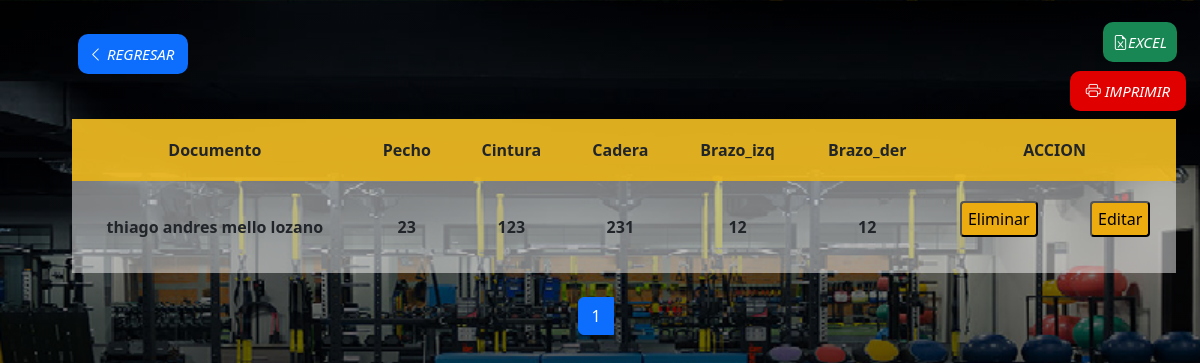
Page /vista/admin/tablas/tabla_medidas.php (signed in) on the committed database.
### tables this page shows
CREATE TABLE `medidas` (
  `id_medidas` int(11) NOT NULL,
  `doc_cliente` int(10) NOT NULL,
  `pecho` varchar(11) NOT NULL,
  `cintura` varchar(11) NOT NULL,
  `cadera` varchar(11) NOT NULL,
  `brazo_izq` varchar(11) NOT NULL,
  `brazo_der` varchar(11) NOT NULL,
  `fecha_regi` int(11) NOT NULL
);

CREATE TABLE `usuarios` (
  `documento` int(10) NOT NULL,
  `cod_barras` int(11) NOT NULL,
  `nom_completo` text DEFAULT NULL,
  `edad` int(2) DEFAULT NULL,
  `estatura` varchar(4) DEFAULT NULL,
  `fecha_nacimiento` date DEFAULT NULL,
  `tipo_usuario` int(11) DEFAULT NULL,
  `usuario` varchar(20) DEFAULT NULL,
  `contraseña` varchar(100) DEFAULT NULL,
  `telefono` bigint(10) DEFAULT NULL,
  `direccion` varchar(20) DEFAULT NULL,
  `correo` varchar(20) DEFAULT NULL,
  `estado` int(11) NOT NULL,
  `genero` int(2) DEFAULT NULL,
  `foto` varchar(200) NOT NULL
);

### vista/admin/tablas/tabla_medidas.php (the view, shortened to what this page needs)
<?php
$daba = new Database();
$conex = $daba->conectar();
$por_pagina = 5;
if(isset($_GET['pagina'])){
$pagina = $_GET['pagina'];
}
else
{
$pagina = 1;
}
$empieza = ($pagina - 1) * $por_pagina;
$sql1 = $conex->prepare("SELECT * FROM medidas INNER JOIN usuarios ON medidas.doc_cliente = usuarios.documento
ORDER BY id_medidas LIMIT $empieza, $por_pagina");
$sql1->execute();
$resultado1 = $sql1->fetchAll(PDO::FETCH_ASSOC);
?>
<?php
$sql = $conex->prepare("SELECT COUNT(*) FROM medidas  ORDER BY id_medidas");
$sql->execute();
$resul = $sql->fetchColumn();
$total_paginas = ceil($resul / $por_pagina);
if ($total_paginas == 0)
{
echo "<center>".'Lista Vacia'."</center>";
} else
echo "<center><a href='tabla_medidas.php?pagina=1'>" . "<i class='fa fa-arrow-left'></i>" . "</a>";
?>
<!DOCTYPE html>
<html lang="en">
<head>
    <link rel="stylesheet" href="../../../css/stiledi.css">
    <link rel="stylesheet" href=" https://cdn.jsdelivr.net/npm/bootstrap@5.3.0-alpha3/dist/css/bootstrap.min.css">
    <link rel="stylesheet" href="https://cdn.jsdelivr.net/npm/bootstrap-icons@1.10.4/font/bootstrap-icons.css">
    <link rel="stylesheet" href="https://cdn.jsdelivr.net/npm/bootstrap-icons@1.10.3/font/bootstrap-icons.css">
</head>
<body>
    <a class="btn btn success" href="../index.php" style="margin-left: -45%; margin-top:3%; position:absolute;">
    <i class="bi bi-chevron-left" style="padding:10px 14px 10px 10px; color:#fff; font-size:15px; background-color:#0d6efd; border-radius:10px;"> REGRESAR</i>
    </a>
    <br>
    <a class="btn btn success" style="margin-left: 90%; margin-top:0%;" href="../excel/excel_medidas.php">
    <i class="bi bi-file-earmark-excel" style="padding:10px 10px 10px 10px; border-radius:10px; color:#fff; font-size:15px; background-color:#198754;">EXCEL</i>
    </a>
    <br>
    <a  class="btn btn success" href="../reporte/repor_medidas.php" style="margin-left: 88%; margin-top:1%;">
    <i class="bi bi-printer" style="padding:10px 16px 10px 16px; border-radius:10px; color:#fff; font-size:15px; background-color:#E00000;">  IMPRIMIR</i>
    </a>
    <table>
        <thead>
            <tr>
                <th>Documento</th>
                <th>Pecho</th>
                <th>Cintura</th>
                <th>Cadera</th>
                <th>Brazo_izq</th>
                <th>Brazo_der</th>
                <th colspan="2">ACCION</th>
            </tr>
        </thead>
        <?php
        foreach ($resultado1 as $usu) {
        ?>
            <tr>
                <td><?= $usu['nom_completo'] ?></td>
                <td><?= $usu['pecho'] ?></td>
                <td><?= $usu['cintura'] ?></td>
                <td><?= $usu['cadera'] ?></td>
                <td><?= $usu['brazo_izq'] ?></td>
                <td><?= $usu['brazo_der'] ?></td>
                <td>
                    <form method="GET" action="../eliminar/eliminar_medidas.php" >
                        <button type="submit" onclick="return confirm('¿Esta seguro de eliminar este usuario?');">Eliminar</button>
                    </form>
                </td>
                <td>
                    <form method=" GET" action="../actualizar/actu_medida.php" >
                        <button type="submit">Editar</button>
                    </form>
                </td>
            </tr>
        <?php
        }
        ?>
    </table>
    <br>
        <div class="text-center" role="toolbar" aria-label="Toolbar with button groups">
                <div class="btn-group me-2" role="group" aria-label="First group" aling>
                    <?php
                    for ($i = 1; $i <= $total_paginas; $i++) {
                        echo "<a class='btn btn-primary'  href='tabla_medidas.php?pagina=" . $i . "'> " . $i . " </a>";
                    }
                    echo "<a href='tabla_medidas.php?pagina=$total_paginas'>" . "<i class='fa fa-arrow-right'></i>"
                        . "</a></center>";
                    ?>
</body>
</html>

### css/stiledi.css (style rules this page uses)
body { margin: 0; padding: 0; background:linear-gradient(0deg, rgba(0,0,0,10), rgba(0,0,0,0.3)), url(../img/lissta.png); background-size: 100%; font-family: sans-serif; height: 100vh; }
table { border-collapse: collapse; margin-top: 10px; width:92%; margin-left: 4%; background-color: #ffffff7a; text-align: left; border: collapse; Text-align:Center; }
td,th { font-weight: bold; padding:20px; }
thead { border-bottom: solid 5px #000; background-color: #edb612dd; }
a { text-decoration: none; margin-left: 10px; font-size: 20px; color: rgb(255, 255, 255); }
table button { text-align: center; height: 36px; background-color: #ECAB0F; border-radius:4px; }

### rows in the picture
medidas: doc_cliente.nom_completo "thiago andres mello lozano", pecho "23", cintura "123", cadera "231", brazo_izq "12", brazo_der "12"
